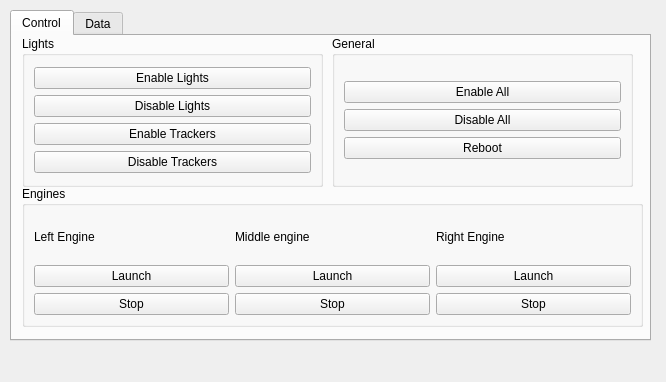
<?xml version="1.0" encoding="UTF-8"?>
<ui version="4.0">
 <class>Form</class>
 <widget class="QWidget" name="Form">
  <property name="geometry">
   <rect>
    <x>0</x>
    <y>0</y>
    <width>666</width>
    <height>382</height>
   </rect>
  </property>
  <property name="windowTitle">
   <string>Form</string>
  </property>
  <widget class="QTabWidget" name="tabWidget">
   <property name="geometry">
    <rect>
     <x>10</x>
     <y>10</y>
     <width>641</width>
     <height>331</height>
    </rect>
   </property>
   <property name="tabPosition">
    <enum>QTabWidget::North</enum>
   </property>
   <property name="tabShape">
    <enum>QTabWidget::Rounded</enum>
   </property>
   <property name="currentIndex">
    <number>0</number>
   </property>
   <widget class="QWidget" name="tab">
    <attribute name="title">
     <string>Control</string>
    </attribute>
    <widget class="QGroupBox" name="groupBox">
     <property name="geometry">
      <rect>
       <x>10</x>
       <y>0</y>
       <width>301</width>
       <height>151</height>
      </rect>
     </property>
     <property name="title">
      <string>Lights</string>
     </property>
     <layout class="QGridLayout" name="gridLayout_2">
      <item row="0" column="0">
       <layout class="QVBoxLayout" name="verticalLayout">
        <item>
         <widget class="QPushButton" name="enable_lights_btn">
          <property name="text">
           <string>Enable Lights</string>
          </property>
         </widget>
        </item>
        <item>
         <widget class="QPushButton" name="disable_lights_btn">
          <property name="text">
           <string>Disable Lights</string>
          </property>
         </widget>
        </item>
        <item>
         <widget class="QPushButton" name="enable_trackers_btn">
          <property name="text">
           <string>Enable Trackers</string>
          </property>
         </widget>
        </item>
        <item>
         <widget class="QPushButton" name="disable_trackers_btn">
          <property name="text">
           <string>Disable Trackers</string>
          </property>
         </widget>
        </item>
       </layout>
      </item>
     </layout>
    </widget>
    <widget class="QGroupBox" name="groupBox_3">
     <property name="geometry">
      <rect>
       <x>320</x>
       <y>0</y>
       <width>301</width>
       <height>151</height>
      </rect>
     </property>
     <property name="title">
      <string>General</string>
     </property>
     <layout class="QGridLayout" name="gridLayout">
      <item row="0" column="0">
       <layout class="QVBoxLayout" name="verticalLayout_3">
        <item>
         <widget class="QPushButton" name="enable_all_btn">
          <property name="text">
           <string>Enable All</string>
          </property>
         </widget>
        </item>
        <item>
         <widget class="QPushButton" name="disable_all_btn">
          <property name="text">
           <string>Disable All</string>
          </property>
         </widget>
        </item>
        <item>
         <widget class="QPushButton" name="reboot_btn">
          <property name="text">
           <string>Reboot</string>
          </property>
         </widget>
        </item>
       </layout>
      </item>
     </layout>
    </widget>
    <widget class="QGroupBox" name="groupBox_2">
     <property name="geometry">
      <rect>
       <x>10</x>
       <y>150</y>
       <width>621</width>
       <height>141</height>
      </rect>
     </property>
     <property name="title">
      <string>Engines</string>
     </property>
     <layout class="QGridLayout" name="gridLayout_4">
      <item row="0" column="0">
       <layout class="QHBoxLayout" name="horizontalLayout">
        <item>
         <layout class="QVBoxLayout" name="verticalLayout_5">
          <item>
           <widget class="QLabel" name="label_2">
            <property name="text">
             <string>Left Engine</string>
            </property>
           </widget>
          </item>
          <item>
           <widget class="QPushButton" name="launch1">
            <property name="text">
             <string>Launch</string>
            </property>
           </widget>
          </item>
          <item>
           <widget class="QPushButton" name="stop1">
            <property name="text">
             <string>Stop</string>
            </property>
           </widget>
          </item>
         </layout>
        </item>
       </layout>
      </item>
      <item row="0" column="1">
       <layout class="QVBoxLayout" name="verticalLayout_6">
        <item>
         <widget class="QLabel" name="label_4">
          <property name="text">
           <string>Middle engine</string>
          </property>
         </widget>
        </item>
        <item>
         <widget class="QPushButton" name="launch2">
          <property name="text">
           <string>Launch</string>
          </property>
         </widget>
        </item>
        <item>
         <widget class="QPushButton" name="stop2">
          <property name="text">
           <string>Stop</string>
          </property>
         </widget>
        </item>
       </layout>
      </item>
      <item row="0" column="2">
       <layout class="QVBoxLayout" name="verticalLayout_7">
        <item>
         <widget class="QLabel" name="label_6">
          <property name="text">
           <string>Right Engine</string>
          </property>
         </widget>
        </item>
        <item>
         <widget class="QPushButton" name="launch3">
          <property name="text">
           <string>Launch</string>
          </property>
         </widget>
        </item>
        <item>
         <widget class="QPushButton" name="stop3">
          <property name="text">
           <string>Stop</string>
          </property>
         </widget>
        </item>
       </layout>
      </item>
     </layout>
    </widget>
   </widget>
   <widget class="QWidget" name="tab_2">
    <attribute name="title">
     <string>Data</string>
    </attribute>
    <widget class="QGroupBox" name="groupBox_5">
     <property name="geometry">
      <rect>
       <x>10</x>
       <y>0</y>
       <width>291</width>
       <height>291</height>
      </rect>
     </property>
     <property name="title">
      <string>Data recieving</string>
     </property>
     <layout class="QGridLayout" name="gridLayout_3">
      <item row="0" column="0">
       <layout class="QVBoxLayout" name="verticalLayout_4">
        <item>
         <widget class="QPushButton" name="get_temp_btn">
          <property name="text">
           <string>Temperature</string>
          </property>
         </widget>
        </item>
        <item>
         <widget class="QPushButton" name="get_press_btn">
          <property name="text">
           <string>Pressure</string>
          </property>
         </widget>
        </item>
        <item>
         <widget class="QPushButton" name="get_alt_btn">
          <property name="text">
           <string>Altitude</string>
          </property>
         </widget>
        </item>
        <item>
         <widget class="QPushButton" name="get_hum_btn">
          <property name="text">
           <string>Humidity</string>
          </property>
         </widget>
        </item>
        <item>
         <widget class="QPushButton" name="ping_btn">
          <property name="text">
           <string>Ping</string>
          </property>
         </widget>
        </item>
       </layout>
      </item>
     </layout>
    </widget>
    <widget class="QGroupBox" name="groupBox_4">
     <property name="geometry">
      <rect>
       <x>320</x>
       <y>0</y>
       <width>291</width>
       <height>291</height>
      </rect>
     </property>
     <property name="title">
      <string>Data visualization</string>
     </property>
     <widget class="QWidget" name="formLayoutWidget">
      <property name="geometry">
       <rect>
        <x>170</x>
        <y>50</y>
        <width>91</width>
        <height>141</height>
       </rect>
      </property>
      <layout class="QFormLayout" name="formLayout_2">
       <item row="0" column="0">
        <widget class="QLabel" name="trackers_upd_time">
         <property name="text">
          <string>00:00:00</string>
         </property>
        </widget>
       </item>
       <item row="1" column="0">
        <widget class="QLabel" name="lights_upd_time">
         <property name="text">
          <string>00:00:00</string>
         </property>
        </widget>
       </item>
       <item row="2" column="0">
        <widget class="QLabel" name="temperature_upd_time">
         <property name="text">
          <string>00:00:00</string>
         </property>
        </widget>
       </item>
       <item row="3" column="0">
        <widget class="QLabel" name="humidity_upd_time">
         <property name="text">
          <string>00:00:00</string>
         </property>
        </widget>
       </item>
       <item row="4" column="0">
        <widget class="QLabel" name="pressure_upd_time">
         <property name="text">
          <string>00:00:00</string>
         </property>
        </widget>
       </item>
       <item row="5" column="0">
        <widget class="QLabel" name="altitude_upd_time">
         <property name="text">
          <string>00:00:00</string>
         </property>
        </widget>
       </item>
      </layout>
     </widget>
     <widget class="QLabel" name="label_19">
      <property name="geometry">
       <rect>
        <x>170</x>
        <y>30</y>
        <width>91</width>
        <height>16</height>
       </rect>
      </property>
      <property name="text">
       <string>Last Update:</string>
      </property>
     </widget>
     <widget class="QLabel" name="label_20">
      <property name="geometry">
       <rect>
        <x>20</x>
        <y>30</y>
        <width>121</width>
        <height>16</height>
       </rect>
      </property>
      <property name="text">
       <string>Data:</string>
      </property>
     </widget>
     <widget class="QWidget" name="">
      <property name="geometry">
       <rect>
        <x>20</x>
        <y>50</y>
        <width>151</width>
        <height>151</height>
       </rect>
      </property>
      <layout class="QFormLayout" name="formLayout">
       <item row="0" column="0">
        <widget class="QLabel" name="label">
         <property name="text">
          <string>Trackers:</string>
         </property>
        </widget>
       </item>
       <item row="0" column="1">
        <widget class="QLabel" name="trackers_status">
         <property name="text">
          <string>off</string>
         </property>
        </widget>
       </item>
       <item row="1" column="0">
        <widget class="QLabel" name="label_3">
         <property name="text">
          <string>Lights:</string>
         </property>
        </widget>
       </item>
       <item row="1" column="1">
        <widget class="QLabel" name="lights_status">
         <property name="text">
          <string>off</string>
         </property>
        </widget>
       </item>
       <item row="2" column="0">
        <widget class="QLabel" name="label_5">
         <property name="text">
          <string>Temperature:</string>
         </property>
        </widget>
       </item>
       <item row="2" column="1">
        <widget class="QLabel" name="temperature_status">
         <property name="text">
          <string>0</string>
         </property>
        </widget>
       </item>
       <item row="3" column="0">
        <widget class="QLabel" name="label_7">
         <property name="text">
          <string>Humidity:</string>
         </property>
        </widget>
       </item>
       <item row="3" column="1">
        <widget class="QLabel" name="humidity_status">
         <property name="text">
          <string>0%</string>
         </property>
        </widget>
       </item>
       <item row="4" column="0">
        <widget class="QLabel" name="label_9">
         <property name="text">
          <string>Air pressure:</string>
         </property>
        </widget>
       </item>
       <item row="4" column="1">
        <widget class="QLabel" name="pressure_status">
         <property name="text">
          <string>0</string>
         </property>
        </widget>
       </item>
       <item row="5" column="0">
        <widget class="QLabel" name="label_11">
         <property name="text">
          <string>Flight altitude:</string>
         </property>
        </widget>
       </item>
       <item row="5" column="1">
        <widget class="QLabel" name="altitude_status">
         <property name="text">
          <string>0m</string>
         </property>
        </widget>
       </item>
      </layout>
     </widget>
    </widget>
   </widget>
  </widget>
 </widget>
 <resources/>
 <connections/>
</ui>
